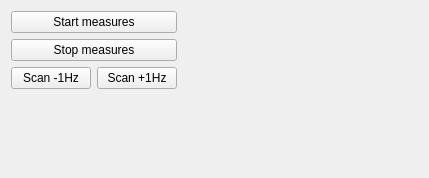
<?xml version="1.0" encoding="UTF-8"?>
<ui version="4.0">
 <class>ihm_ydlidar_tminiplus</class>
 <widget class="QWidget" name="ihm_ydlidar_tminiplus">
  <property name="geometry">
   <rect>
    <x>0</x>
    <y>0</y>
    <width>429</width>
    <height>178</height>
   </rect>
  </property>
  <property name="windowTitle">
   <string>Form</string>
  </property>
  <layout class="QGridLayout" name="gridLayout">
   <item row="0" column="0" colspan="2">
    <widget class="QPushButton" name="start">
     <property name="text">
      <string>Start measures</string>
     </property>
    </widget>
   </item>
   <item row="1" column="0" colspan="2">
    <widget class="QPushButton" name="stop">
     <property name="text">
      <string>Stop measures</string>
     </property>
    </widget>
   </item>
   <item row="1" column="2">
    <spacer name="horizontalSpacer">
     <property name="orientation">
      <enum>Qt::Horizontal</enum>
     </property>
     <property name="sizeHint" stdset="0">
      <size>
       <width>86</width>
       <height>20</height>
      </size>
     </property>
    </spacer>
   </item>
   <item row="2" column="0">
    <widget class="QPushButton" name="scan_M1">
     <property name="text">
      <string>Scan -1Hz</string>
     </property>
    </widget>
   </item>
   <item row="2" column="1">
    <widget class="QPushButton" name="scan_P1">
     <property name="text">
      <string>Scan +1Hz</string>
     </property>
    </widget>
   </item>
   <item row="3" column="0">
    <spacer name="verticalSpacer">
     <property name="orientation">
      <enum>Qt::Vertical</enum>
     </property>
     <property name="sizeHint" stdset="0">
      <size>
       <width>20</width>
       <height>33</height>
      </size>
     </property>
    </spacer>
   </item>
  </layout>
 </widget>
 <resources>
  <include location="../../icons.qrc"/>
 </resources>
 <connections/>
</ui>
